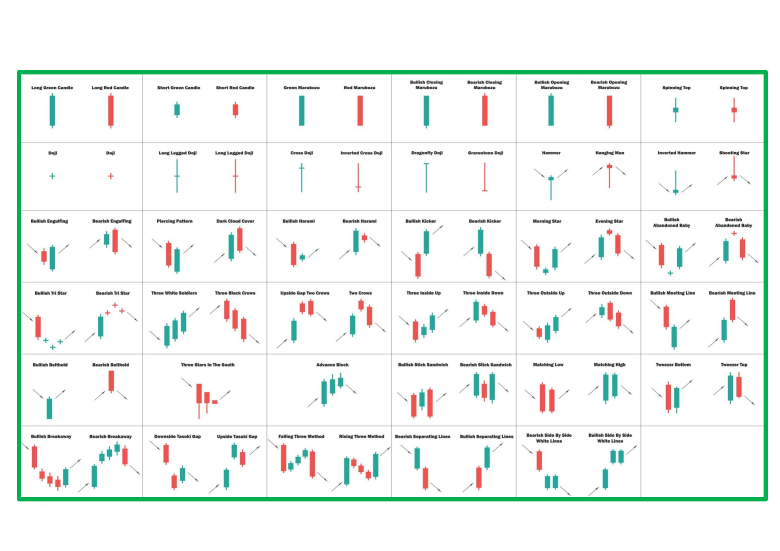
#> input picture converted.png, 2339 x 1653 px (shown at 1/3 size)
$ python -i cropper.py   (imports and definitions only)   (older library calls are emulated)
#> lines starting #> are read from the running program, lines starting #| are printed output that depends on the picture; after the words box and inside, x2 and y2 are one past the last pixel; in counts of white or black regions, pixels touching at a corner belong together
#> in process_image, orig_im is the input picture: PIL image 2339x1653 RGB; mean R, G, B 241.7, 245.7, 243.2
#!/usr/bin/env python
"""
Crop an image to just the portions containing text.
Usage:
    ./crop_morphology.py path/to/image.jpg
    This will place the cropped image in path/to/image.crop.png.
"""

import glob
import os
import random
import sys
import random
import math
import json
from collections import defaultdict

import cv2
from PIL import Image, ImageDraw
import numpy as np
from scipy.ndimage import rank_filter


# [40 lines left out: functions dilate, props_for_contours, union_crops, intersect_crops, not called in this run]


def crop_area(crop):
    x1, y1, x2, y2 = crop
    return max(0, x2 - x1) * max(0, y2 - y1)


def find_border_components(contours, ary):
    borders = []
    area = ary.shape[0] * ary.shape[1]
    for i, c in enumerate(contours):
        x, y, w, h = cv2.boundingRect(c)
        if w * h > 0.5 * area:
            borders.append((i, x, y, x + w - 1, y + h - 1))
    return borders


def angle_from_right(deg):
    return min(deg % 90, 90 - (deg % 90))


# [136 lines left out: functions remove_border, find_components, find_optimal_components_subset, pad_crop, not called in this run]


def downscale_image(im, max_dim=2048):
    """
    Shrink im until its longest dimension is <= max_dim.
    Returns new_image, scale (where scale <= 1).
    """
#> called with max_dim = 2048
    a, b = im.size
#> a = 2339; b = 1653
    if max(a, b) <= max_dim:
        return 1.0, im

    scale = 1.0 * max_dim / max(a, b)
#> scale = 0.876
    new_im = im.resize((int(a * scale), int(b * scale)), Image.ANTIALIAS)
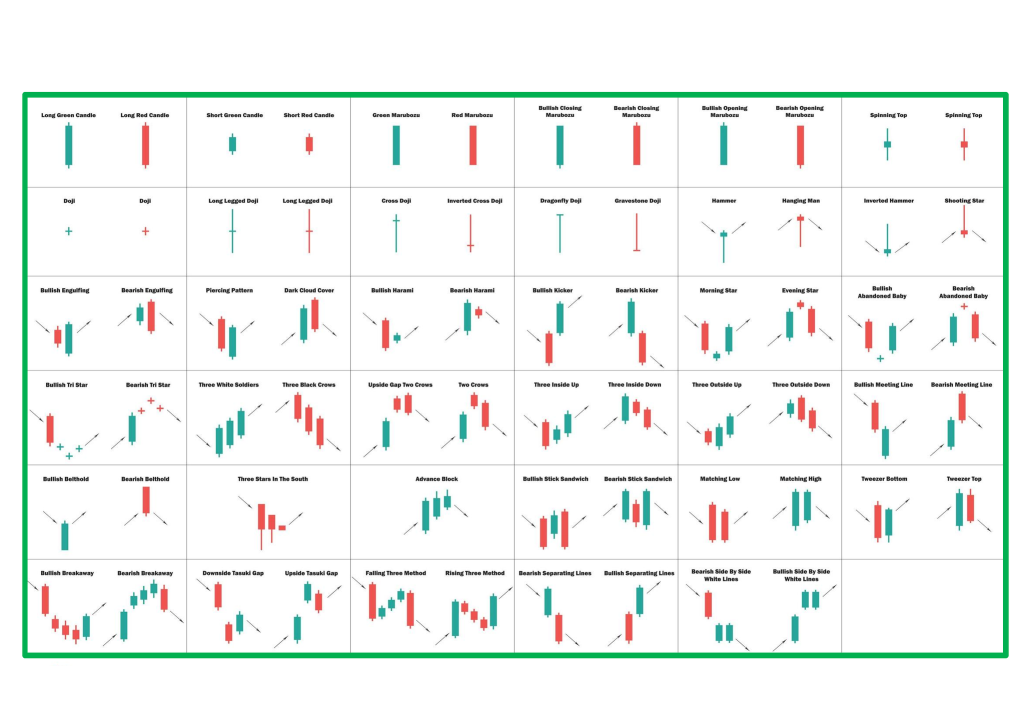
#> new_im: PIL image 2048x1447 RGB (shown at 1/2 size); mean R, G, B 241.7, 245.6, 243.1
    return scale, new_im


def process_image(path, out_path):
    orig_im = Image.open(path)
    scale, im = downscale_image(orig_im)
#> scale = 0.876

    edges = cv2.Canny(np.asarray(im), 100, 200)
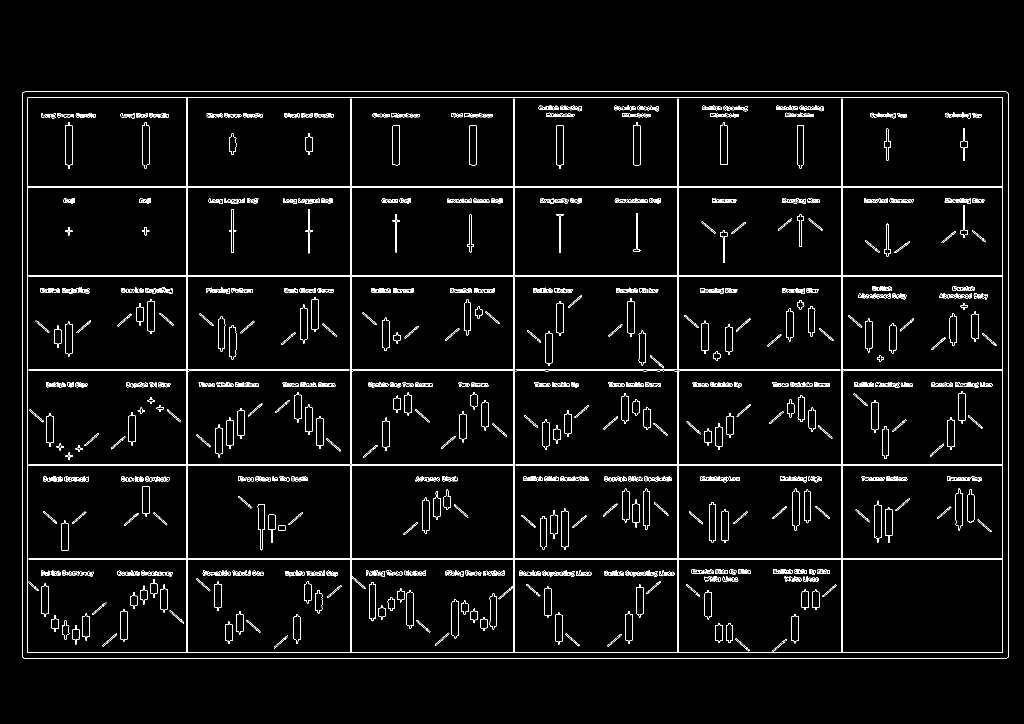
#> edges: shape (1447, 2048) (shown at 1/2 size); 3.3% white in thin lines or dots, all inside (x1, y1, x2, y2) = (44, 183, 2018, 1317)

    # TODO: dilate image _before_ finding a border. This is crazy sensitive!
    contours, hierarchy = cv2.findContours(edges,
                                           cv2.RETR_TREE,
                                           cv2.CHAIN_APPROX_SIMPLE)
#> contours = 2429 contours, 1247 with area under 20; largest, box (x1, y1, x2, y2) and area: (44, 183, 2018, 1317) 2235378, (44, 183, 2018, 1317) 2235370, (55, 195, 2006, 1306) 2164498, (374, 553, 2006, 1306) 305752, (374, 195, 2006, 374) 290308
    borders = find_border_components(contours, edges)
#> the loop in find_border_components, `for i, c in enumerate(contours):` made 2429 passes
#> (x, y, w, h) on passes 1 to 3: (44, 183, 1974, 1134), (44, 183, 1974, 1134), (55, 195, 1951, 1111)
#> after the loop in find_border_components, `for i, c in enumerate(contours):`: borders = [(0, 44, 183, 2017, 1316), (1, 44, 183, 2017, 1316), (2, 55, 195, 2005, 1305)]
#> (the run stopped early here; a loop or call above may not have finished)
